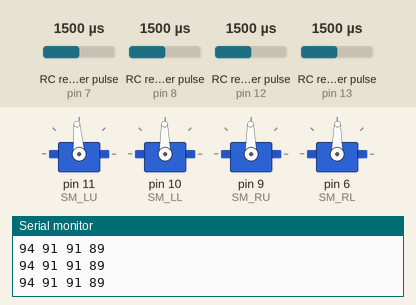
This sketch was run on a simulated Arduino Uno, built with avr-gcc and run on an emulated ATmega328P. On the bench: 4 × servo, the last lines printed to the serial monitor. Wiring (inferred from the names in the program): 4 × RC receiver channel: data pin 7 / data pin 8 / data pin 12 / data pin 13. The test bench sets the inputs (shaded band); at power-on: RC receiver pulse (sensors on pin 7, pin 8, pin 12, pin 13) 1500 µs.

Above: at 1.2 s.
1.3 s: RC receiver pulse (sensor on pin 7) set to 1020 µs
At 2.2 s:
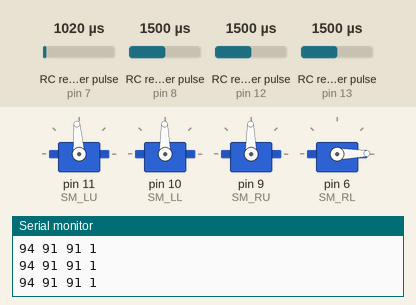
2.8 s: RC receiver pulse (sensor on pin 8) set to 1020 µs
At 4.0 s:
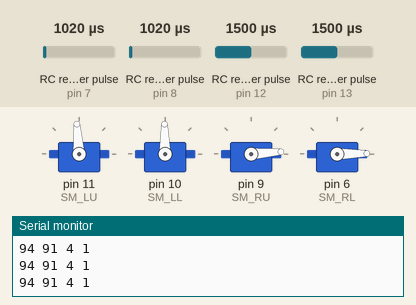
4.3 s: RC receiver pulse (sensor on pin 12) set to 1020 µs
At 4.8 s:
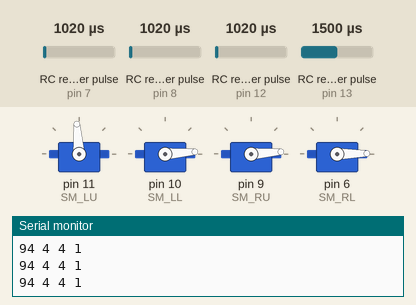
5.9 s: RC receiver pulse (sensor on pin 13) set to 1020 µs
At 7.2 s:
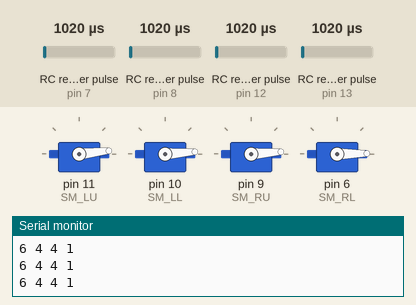
7.5 s: RC receiver pulse (sensor on pin 7) set to 1500 µs
At 7.9 s:
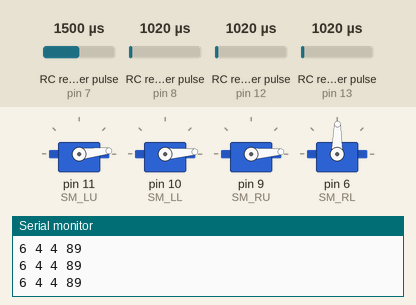
9.0 s: RC receiver pulse (sensor on pin 8) set to 1250 µs
At 9.8 s:
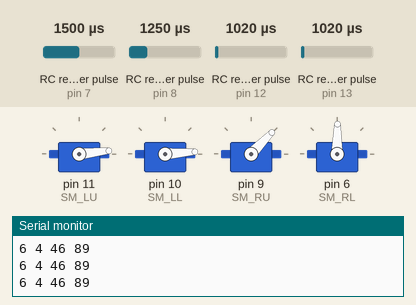
Timing chart, 0 to 11.5 s (numbered marks = the images above; inputs shaded):
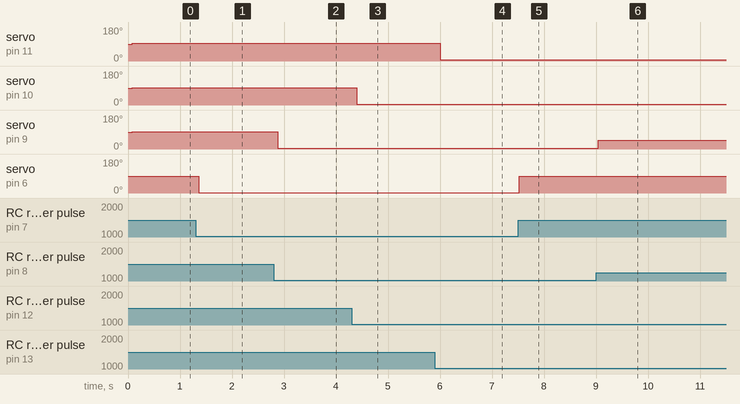

Measured:
- after the input at 1.3 s, servo on pin 6 (SM_RL): 89° → 1° after 0.06 s
- after the input at 2.8 s, servo on pin 9 (SM_RU): 91° → 4° after 0.08 s
- after the input at 4.3 s, servo on pin 10 (SM_LL): 91° → 4° after 0.10 s
- after the input at 5.9 s, servo on pin 11 (SM_LU): 94° → 6° after 0.10 s
- after the input at 7.5 s, servo on pin 6 (SM_RL): 1° → 89° at once
- after the input at 9.0 s, servo on pin 9 (SM_RU): 4° → 46° at once

The sketch:

ServoTest.ino
```cpp
#include <Servo.h>

// Reading Radio Control
int CH1 = 13;
int CH2 = 12;
int CH3 = 8;
int CH4 = 7;

float st1_x;
float st1_y;
float st2_x;
float st2_y;

// Controlling servo motors
int SM_LU = 11;
int SM_LL = 10;
int SM_RU = 9;
int SM_RL = 6;

int SM_LU_val;
int SM_LL_val;
int SM_RU_val;
int SM_RL_val;

Servo LUservo;  // create servo object to control a servo
Servo LLservo;  // create servo object to control a servo
Servo RUservo;  // create servo object to control a servo
Servo RLservo;  // create servo object to control a servo

void setup() {
  // put your setup code here, to run once:
  Serial.begin(9600);
  pinMode(CH1,INPUT);
  pinMode(CH2,INPUT);
  pinMode(CH3,INPUT);
  pinMode(CH4,INPUT);

  LUservo.attach(SM_LU);
  LLservo.attach(SM_LL);
  RUservo.attach(SM_RU);
  RLservo.attach(SM_RL);
}

void loop() {
  // put your main code here, to run repeatedly:
  st1_x = pulseIn(CH1,HIGH);
  st1_y = pulseIn(CH2,HIGH);
  st2_x = pulseIn(CH3,HIGH);
  st2_y = pulseIn(CH4,HIGH);

  SM_LU_val = map(st1_x, 987, 1962, 0,180);
  SM_LL_val = map(st1_y, 995, 1987, 0,180);
  SM_RU_val = map(st2_x, 996, 1990, 0,180);
  SM_RL_val = map(st2_y, 1013, 1999, 0,180);

  LUservo.write(SM_LU_val);
  LLservo.write(SM_LL_val);
  RUservo.write(SM_RU_val);
  RLservo.write(SM_RL_val);
  delay(15);

  Serial.print(SM_LU_val); Serial.print(' ');
  Serial.print(SM_LL_val); Serial.print(' ');
  Serial.print(SM_RU_val); Serial.print(' ');
  Serial.println(SM_RL_val);

}
```
